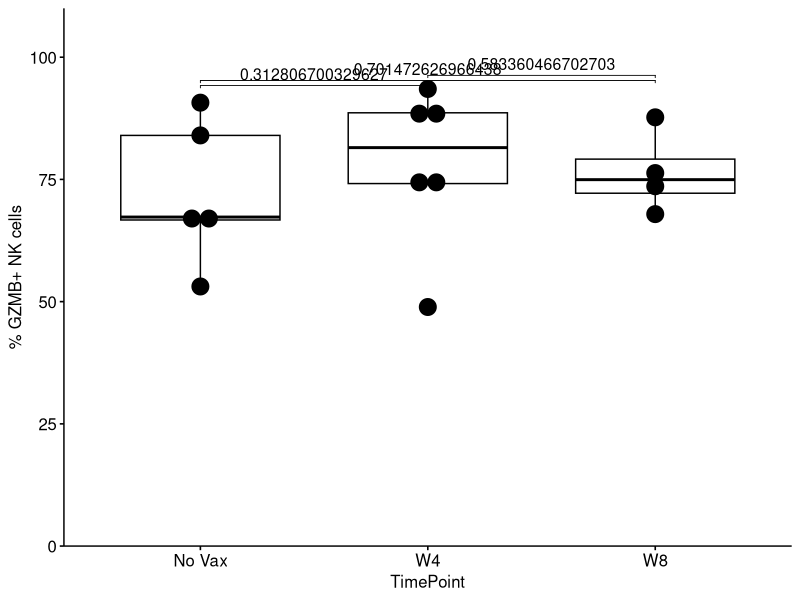
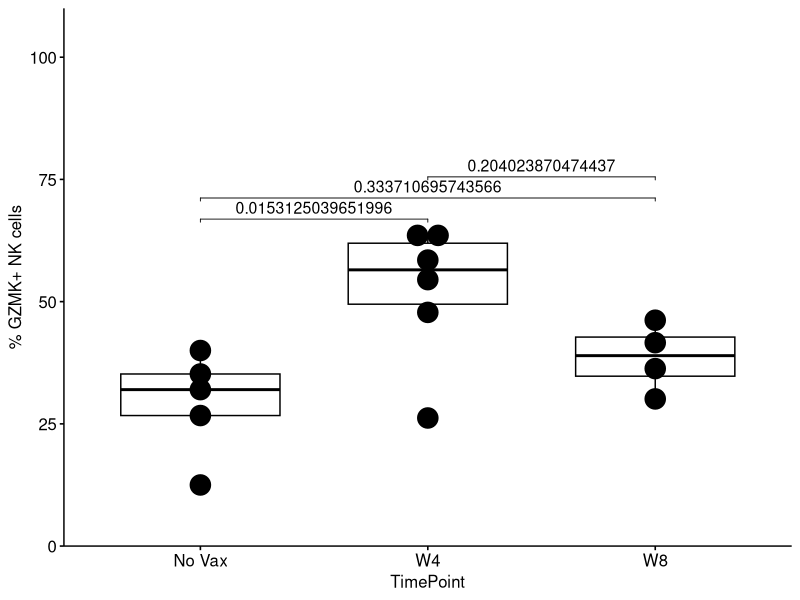
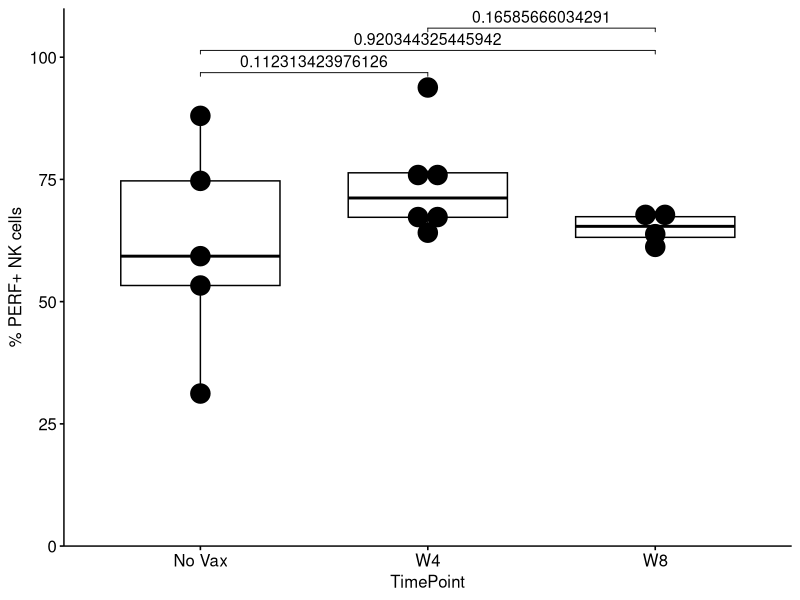
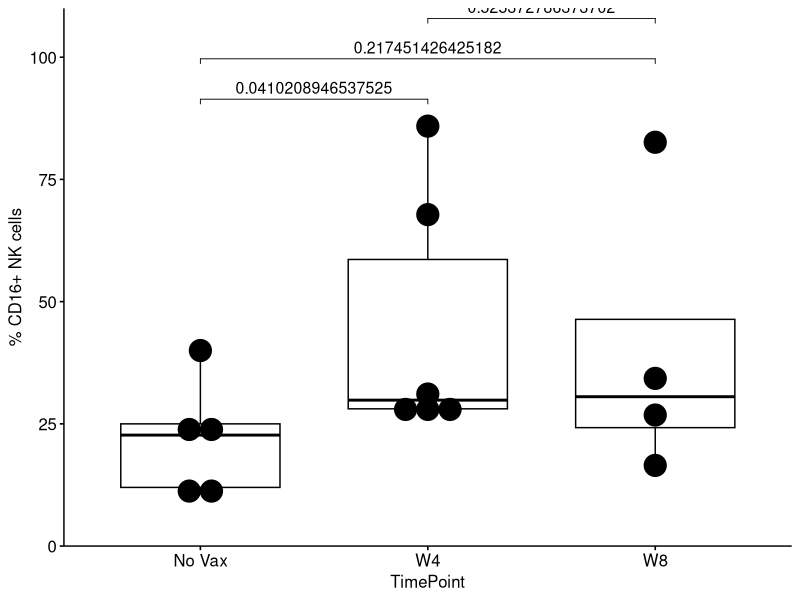
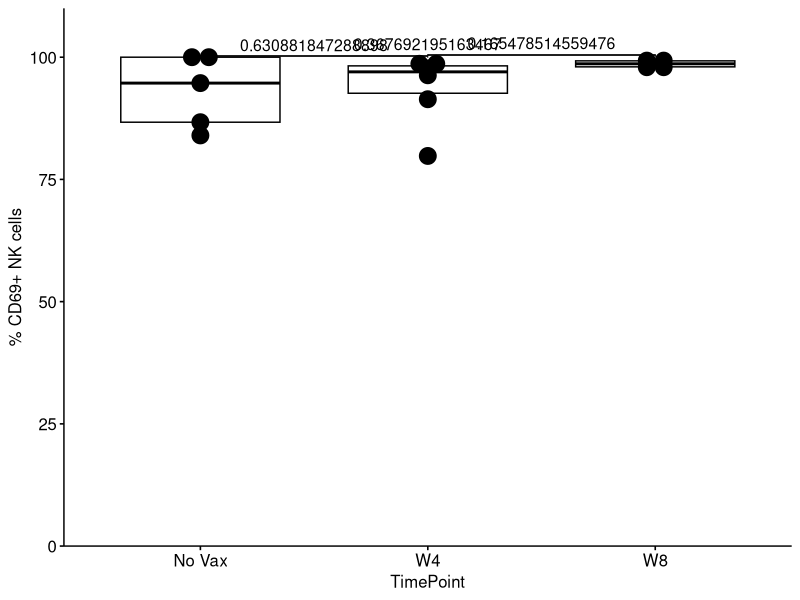
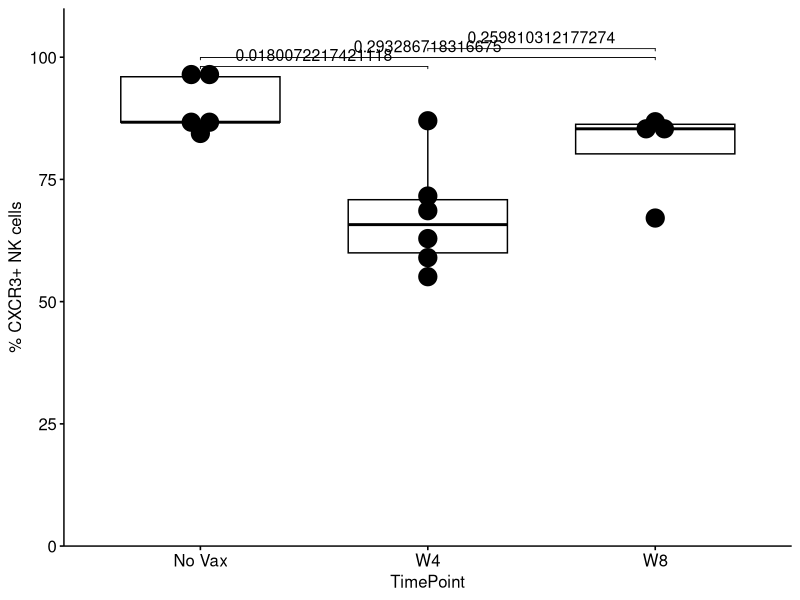
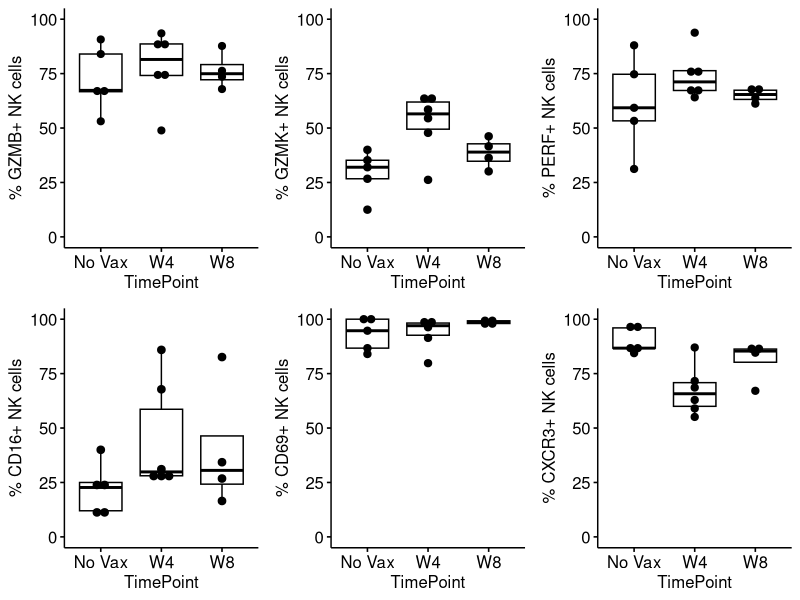

The R script that drew these images, in order:
# Load the necessary libraries
library(tidyverse)
library(dplyr)
library(ggplot2)
library(cowplot)
library(viridis)
library(ggpubr)
library(rstatix)  
library(ggpubr)  # For easy data-visualization

# Set wd
setwd("C:/Users/Steven Makatsa/OneDrive - UW/Shared Documents - SeshadriLab/Manuscripts/InPreparation/2023_IMPAcTB_CyTOF/Figures")

# Read in the CSVs
Fig2BCEFHI <- read.csv("text/Fig2BCEFHI.csv")
Fig2BCEFHI.unstim <- Fig2BCEFHI %>% filter(STIM == "Unstim") %>% arrange(TimePoint)

#### NK phenotype

a <- ggboxplot(Fig2BCEFHI.unstim, x = "TimePoint", y = "GZMB",
                ylim = c(0, 100)) +
  geom_dotplot(
    aes(fill = NULL, color = NULL),
    binaxis='y', stackdir='center', dotsize = 2.2,
    position = position_dodge(0.8)) + ylab("% GZMB+ NK cells")
a_test <- Fig2BCEFHI.unstim %>% dunn_test(GZMB ~ TimePoint)  %>%
  adjust_pvalue() %>%  add_significance("p.adj") %>% add_xy_position(x = "TimePoint")
ap <- a + stat_pvalue_manual(a_test, label = "p", , tip.length = 0.01, size = 4) +
  scale_y_continuous(expand = expansion(mult = c(0, 0.1)))
ap

b <- ggboxplot(Fig2BCEFHI.unstim, x = "TimePoint", y = "GZMK",
                ylim = c(0, 100)) +
  geom_dotplot(
    aes(fill = NULL, color = NULL),
    binaxis='y', stackdir='center', dotsize = 2,
    position = position_dodge(0.8)) + ylab("% GZMK+ NK cells")
b_test <- Fig2BCEFHI.unstim %>% dunn_test(GZMK ~ TimePoint)  %>%
  adjust_pvalue() %>%  add_significance("p.adj") %>% add_xy_position(x = "TimePoint")
bp <- b + stat_pvalue_manual(b_test, label = "p", , tip.length = 0.01, size = 4) +
  scale_y_continuous(expand = expansion(mult = c(0, 0.1)))
bp


c <- ggboxplot(Fig2BCEFHI.unstim, x = "TimePoint", y = "PERF",
                ylim = c(0, 100)) +
  geom_dotplot(
    aes(fill = NULL, color = NULL),
    binaxis='y', stackdir='center', dotsize = 1.6,
    position = position_dodge(0.8)) + ylab("% PERF+ NK cells")
c_test <- Fig2BCEFHI.unstim %>% dunn_test(PERF ~ TimePoint)  %>%
  adjust_pvalue() %>%  add_significance("p.adj") %>% add_xy_position(x = "TimePoint")
cp <- c + stat_pvalue_manual(c_test, label = "p", , tip.length = 0.01, size = 4) +
  scale_y_continuous(expand = expansion(mult = c(0, 0.1)))
cp

d <- ggboxplot(Fig2BCEFHI.unstim, x = "TimePoint", y = "CD16",
                ylim = c(0, 100)) +
  geom_dotplot(
    aes(fill = NULL, color = NULL),
    binaxis='y', stackdir='center', dotsize = 1.4,
    position = position_dodge(0.8)) + ylab("% CD16+ NK cells")
d_test <- Fig2BCEFHI.unstim %>% dunn_test(CD16 ~ TimePoint)  %>%
  adjust_pvalue() %>%  add_significance("p.adj") %>% add_xy_position(x = "TimePoint")
dp <- d + stat_pvalue_manual(d_test, label = "p", , tip.length = 0.01, size = 4) +
  scale_y_continuous(expand = expansion(mult = c(0, 0.1)))
dp

e <- ggboxplot(Fig2BCEFHI.unstim, x = "TimePoint", y = "CD69",
                ylim = c(0, 100)) +
  geom_dotplot(
    aes(fill = NULL, color = NULL),
    binaxis='y', stackdir='center', dotsize = 5,
    position = position_dodge(0.8)) + ylab("% CD69+ NK cells")
e_test <- Fig2BCEFHI.unstim %>% dunn_test(CD69 ~ TimePoint)  %>%
  adjust_pvalue() %>%  add_significance("p.adj") %>% add_xy_position(x = "TimePoint")
ep <- e + stat_pvalue_manual(e_test, label = "p", , tip.length = 0.01, size = 4) +
  scale_y_continuous(expand = expansion(mult = c(0, 0.1)))
ep

f <- ggboxplot(Fig2BCEFHI.unstim, x = "TimePoint", y = "CXCR3",
                ylim = c(0, 100)) +
  geom_dotplot(
    aes(fill = NULL, color = NULL),
    binaxis='y', stackdir='center', dotsize = 2.4,
    position = position_dodge(0.8)) + ylab("% CXCR3+ NK cells")
f_test <- Fig2BCEFHI.unstim %>% dunn_test(CXCR3 ~ TimePoint)  %>%
  adjust_pvalue() %>%  add_significance("p.adj") %>% add_xy_position(x = "TimePoint")
fp <- f + stat_pvalue_manual(f_test, label = "p", , tip.length = 0.01, size = 4) +
  scale_y_continuous(expand = expansion(mult = c(0, 0.1)))
fp


ggarrange(a,b,c,d,e,f,
          ncol = 3, nrow = 2, common.legend = FALSE)
